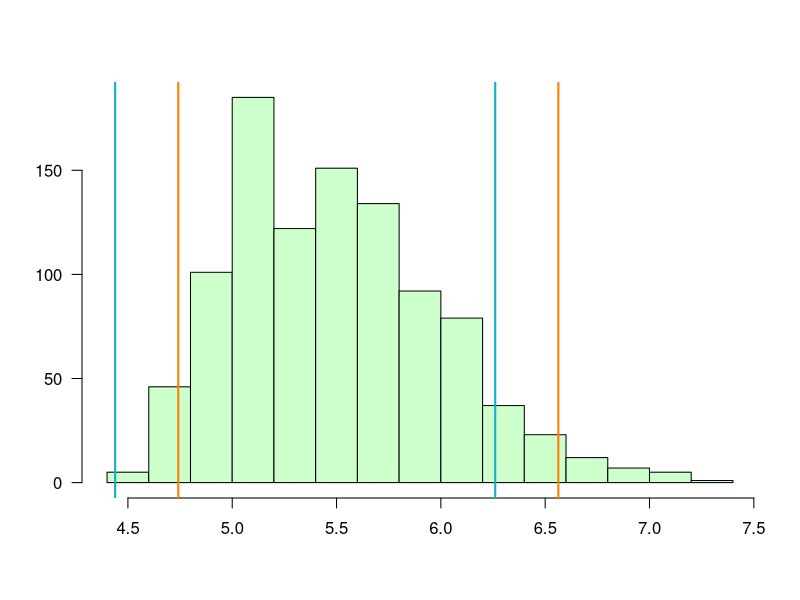

The R source for this figure:
## ---- chunk 1
knitr::opts_chunk$set(echo = TRUE)
## ---- chunk 2
x <- c(7.69, 4.97, 4.56, 6.49, 4.34, 6.24, 4.45) # datos muestra
boost <- sample(x, 1000, replace = TRUE) #se estraen n x muestra
m_eficiencia <-matrix(boost, nrow=1000, ncol=7, byrow = TRUE) #se construye matriz de n x m
mx <- apply(m_eficiencia, 1, mean) #se calcula m medias por fila

      
## ---- chunk 3
ic1 <- quantile(mx, probs=c(0.025, 0.975)) #se calcula IC metodo 1 
ic1
## ---- chunk 4
ic2 <- c(2*mean(mx) - ic1[2], 2*mean(mx) - ic1[1])  #se calcula IC metodo 2
ic2
## ---- chunk 5
hist(mx, las=1, main=" ", ylab=" ", xlab= " ", col="#CCFFCC")
abline(v=ic1, col="#FF7F00", lwd=2)
abline(v=ic2, col="#0EB0C6", lwd=2)


